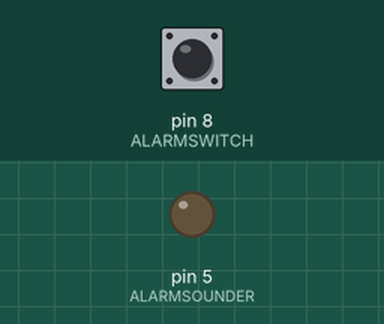
A sketch run on a simulated Arduino Uno, built with avr-gcc and run on an emulated ATmega328P. Shown: output pins drawn as LEDs (lit = HIGH). Inputs (shaded band) come from the test bench; at power-on: pin 8 (ALARMSWITCH) LOW.

Above: at 1.2 s.
1.3 s: pin 8 (ALARMSWITCH) pulled HIGH for 0.15 s
At 1.76 s:
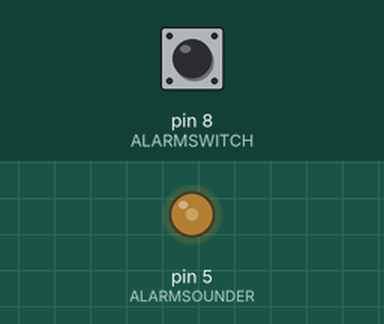
4.3 s: pin 8 (ALARMSWITCH) pulled HIGH for 1 s
At 6.2 s:
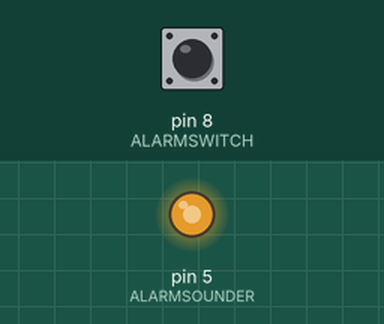
7.3 s: pin 8 (ALARMSWITCH) pulled HIGH for 3.2 s
At 10.42 s:
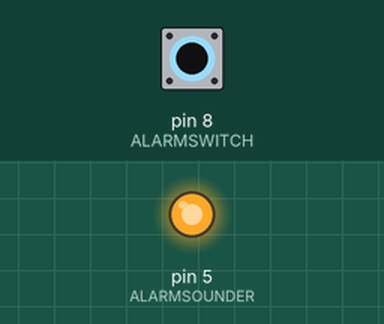
Timing chart, 0 to 14.6 s (numbered marks = the images above; inputs shaded):
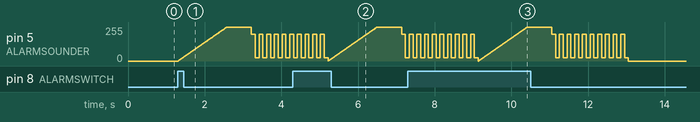

The sketch:

SIREN_SOUND.ino
```cpp
/*
PORTABLE SIREN
Arduino-Producing a wailing sound as a loud warning signal
LED Flsher for Visual Alert
source: http://www.electroschematics.com/9548/arduino-siren-sound-alarm/
*/

#define ALARMSOUNDER 5
#define ALARMSWITCH 8
int i = 0;
int val = LOW;
int pre_val = LOW;
int state = 0;
void setup()
{
    pinMode(ALARMSOUNDER, OUTPUT);
    pinMode(ALARMSWITCH, INPUT);
}
void loop()
{
    state = digitalRead(ALARMSWITCH);
    if (state == 1)
    {
        for(i = 0; i < 255; i = i + 2)
        {
            analogWrite(ALARMSOUNDER, i);
            delay(10);
        }
        for(i = 255; i > 1; i = i - 2)
        {
            analogWrite(ALARMSOUNDER, i);
            delay(5);
        }
        for(i = 1; i <= 10; i++)
        {
            analogWrite(ALARMSOUNDER, 200);
            delay(100);
            analogWrite(ALARMSOUNDER, 25);
            delay(100);
        }
    }
    else
    {
        analogWrite(ALARMSOUNDER,0);
    }
    pre_val = val;
}
```
